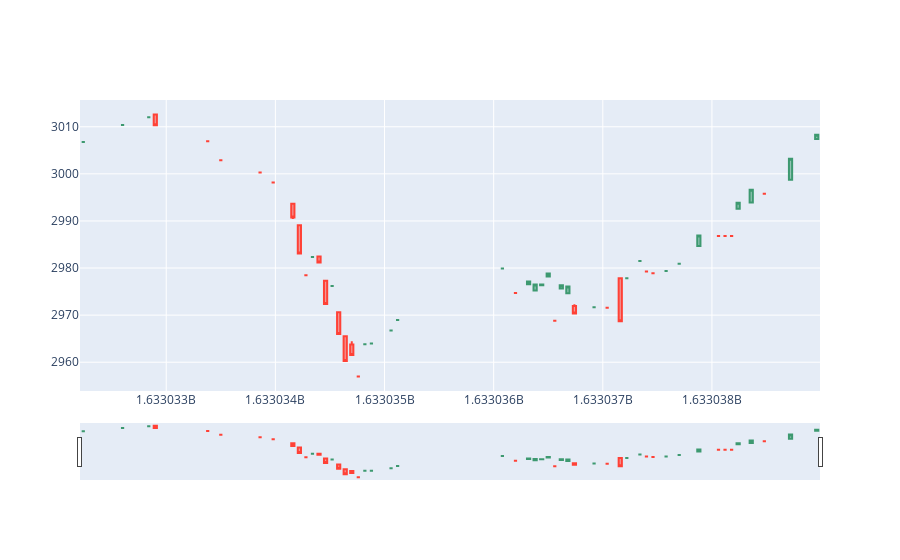

The notebook cell this image was saved under:
### Code cell
fig = go.Figure(data=[go.Candlestick(x=anus['Timestamp'],
                open=anus['Open'],
                high=anus['High'],
                low=anus['Low'],
                close=anus['Close'])])

fig.show()
